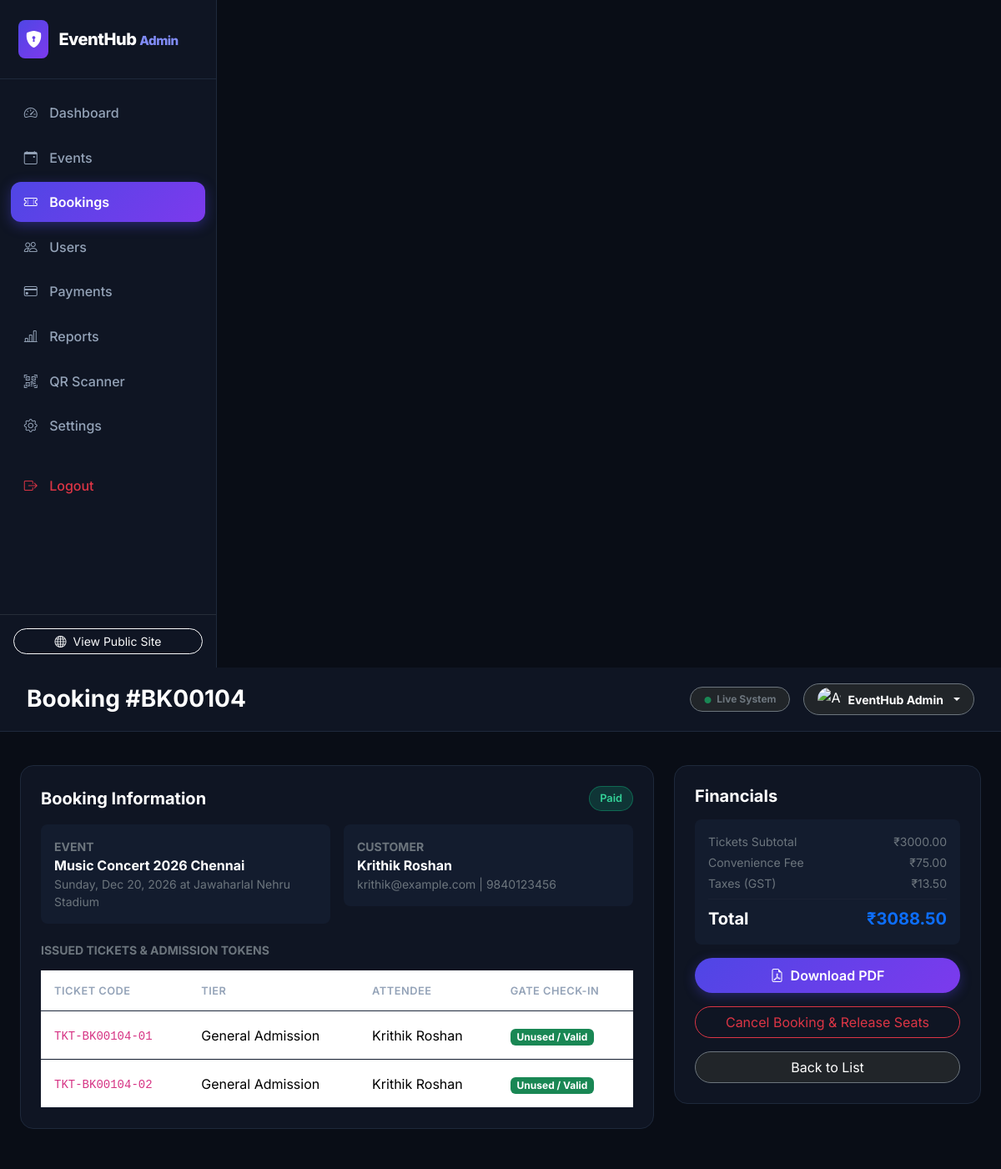
/admin-dashboard/bookings/BK00104/ (signed in), run on the app's committed database.
### bookings/models.py (models this page shows, shortened)
class Booking(models.Model):
    STATUS_CHOICES = (
        ('pending', 'Pending'),
        ('confirmed', 'Paid'),
        ('cancelled', 'Cancelled'),
        ('expired', 'Expired'),
        ('refunded', 'Refunded'),
    )
    booking_id = models.CharField(max_length=30, unique=True, default=generate_booking_code)
    user = models.ForeignKey(settings.AUTH_USER_MODEL, on_delete=models.CASCADE, related_name='bookings')
    event = models.ForeignKey(Event, on_delete=models.PROTECT, related_name='bookings')
    subtotal = models.DecimalField(max_digits=10, decimal_places=2, default=0)
    convenience_fee = models.DecimalField(max_digits=10, decimal_places=2, default=0)
    tax_amount = models.DecimalField(max_digits=10, decimal_places=2, default=0)
    total_amount = models.DecimalField(max_digits=10, decimal_places=2)
    total_tickets = models.PositiveIntegerField(default=1)
    status = models.CharField(max_length=20, choices=STATUS_CHOICES, default='pending')
    cancellation_reason = models.TextField(blank=True)
    held_until = models.DateTimeField(null=True, blank=True)
    created_at = models.DateTimeField(auto_now_add=True)
    updated_at = models.DateTimeField(auto_now=True)
    class Meta:
        ordering = ['-created_at']

class Ticket(models.Model):
    ticket_code = models.CharField(max_length=50, unique=True)
    booking = models.ForeignKey(Booking, on_delete=models.CASCADE, related_name='tickets')
    ticket_type = models.ForeignKey(TicketType, on_delete=models.PROTECT)
    attendee_name = models.CharField(max_length=150)
    qr_token = models.CharField(max_length=120, unique=True, default=uuid.uuid4)
    pdf_file = models.FileField(upload_to='tickets/pdfs/', blank=True, null=True)
    is_used = models.BooleanField(default=False)
    used_at = models.DateTimeField(null=True, blank=True)
    validated_by = models.ForeignKey(
        settings.AUTH_USER_MODEL,
        null=True,
        blank=True,
        on_delete=models.SET_NULL,
        related_name='validated_tickets'
    )
    created_at = models.DateTimeField(auto_now_add=True)
    class Meta:
        ordering = ['ticket_code']

### accounts/models.py (models this page shows, shortened)
class User(AbstractUser):
    ROLE_CHOICES = (
        ('customer', 'Customer'),
        ('admin', 'Administrator'),
        ('event_manager', 'Event Manager'),
        ('gate_staff', 'Gate Staff'),
    )
    email = models.EmailField(unique=True, verbose_name="Email Address")
    full_name = models.CharField(max_length=150, verbose_name="Full Name")
    mobile = models.CharField(max_length=20, blank=True, verbose_name="Mobile Number")
    role = models.CharField(max_length=20, choices=ROLE_CHOICES, default='customer')
    profile_image = models.ImageField(upload_to='profiles/', blank=True, null=True)
    failed_login_attempts = models.PositiveIntegerField(default=0)
    locked_until = models.DateTimeField(null=True, blank=True)
    created_at = models.DateTimeField(auto_now_add=True)
    updated_at = models.DateTimeField(auto_now=True)
    USERNAME_FIELD = 'email'
    REQUIRED_FIELDS = ['username', 'full_name']
    class Meta:
        ordering = ['-date_joined']
    @property
    def has_admin_access(self):
        return self.role in ['admin', 'event_manager', 'gate_staff'] or self.is_staff or self.is_superuser

### events/models.py (models this page shows, shortened)
class Event(models.Model):
    STATUS_CHOICES = (
        ('draft', 'Draft'),
        ('published', 'Published'),
        ('cancelled', 'Cancelled'),
        ('completed', 'Completed'),
    )
    title = models.CharField(max_length=200)
    slug = models.SlugField(max_length=220, unique=True, blank=True)
    description = models.TextField()
    category = models.ForeignKey(Category, on_delete=models.PROTECT, related_name='events')
    banner_image = models.ImageField(upload_to='events/banners/', blank=True, null=True)
    banner_url = models.URLField(max_length=500, blank=True, help_text="Fallback image URL if banner is not uploaded")
    venue = models.CharField(max_length=255)
    city = models.CharField(max_length=100)
    event_date = models.DateField()
    start_time = models.TimeField()
    end_time = models.TimeField(blank=True, null=True)
    organizer = models.CharField(max_length=150)
    status = models.CharField(max_length=20, choices=STATUS_CHOICES, default='published')
    featured = models.BooleanField(default=False)
    created_by = models.ForeignKey(settings.AUTH_USER_MODEL, on_delete=models.CASCADE, related_name='created_events')
    created_at = models.DateTimeField(auto_now_add=True)
    updated_at = models.DateTimeField(auto_now=True)
    class Meta:
        ordering = ['event_date', 'start_time']

class TicketType(models.Model):
    event = models.ForeignKey(Event, on_delete=models.CASCADE, related_name='ticket_types')
    name = models.CharField(max_length=100) # e.g. General, VIP, Early Bird
    description = models.CharField(max_length=255, blank=True)
    price = models.DecimalField(max_digits=10, decimal_places=2)
    total_quantity = models.PositiveIntegerField()
    sold_quantity = models.PositiveIntegerField(default=0)
    class Meta:
        unique_together = ('event', 'name')
        ordering = ['price']

### dashboard/views.py (the view)
# urls.py: path('bookings/<str:booking_id>/', views.booking_detail_admin_view, name='booking_detail'),
@admin_required
def booking_detail_admin_view(request, booking_id):
    booking = get_object_or_404(
        Booking.objects.select_related('event', 'user').prefetch_related('items__ticket_type', 'tickets', 'payments'),
        booking_id=booking_id
    )
    return render(request, 'dashboard/booking_detail.html', {
        'booking': booking,
        'active_menu': 'bookings'
    })

### templates/dashboard/booking_detail.html (shortened to what this page needs)
{% extends 'dashboard/admin_base.html' %}
{% block header_title %}Booking #{{ booking.booking_id }}{% endblock %}
{% block content %}
<div class="row g-4">
  <div class="col-lg-8">
    <div class="admin-card mb-4">
      <div class="d-flex justify-content-between align-items-center mb-3">
        <h5 class="fw-bold text-white mb-0">Booking Information</h5>
        {% if booking.status == 'confirmed' %}
          <span class="badge-paid">Paid</span>
        {% elif booking.status == 'pending' %}
          <span class="badge-pending">Pending</span>
        {% elif booking.status == 'cancelled' %}
          <span class="badge-cancelled">Cancelled</span>
        {% endif %}
      </div>
      <div class="row g-3">
        <div class="col-md-6">
          <div class="p-3 rounded-3" style="background: #131c2e;">
            <div class="text-secondary small fw-bold">EVENT</div>
            <div class="text-white fw-bold">{{ booking.event.title }}</div>
            <div class="text-secondary small">{{ booking.event.event_date|date:"l, M d, Y" }} at {{ booking.event.venue }}</div>
          </div>
        </div>
        <div class="col-md-6">
          <div class="p-3 rounded-3" style="background: #131c2e;">
            <div class="text-secondary small fw-bold">CUSTOMER</div>
            <div class="text-white fw-bold">{{ booking.user.full_name|default:booking.user.username }}</div>
            <div class="text-secondary small">{{ booking.user.email }} | {{ booking.user.mobile|default:"No phone" }}</div>
          </div>
        </div>
      </div>
      <h6 class="text-secondary fw-bold text-uppercase small mt-4 mb-3">Issued Tickets & Admission Tokens</h6>
      <div class="table-responsive">
        <table class="table table-dark-custom">
          <thead>
            <tr>
              <th>Ticket Code</th>
              <th>Tier</th>
              <th>Attendee</th>
              <th>Gate Check-in</th>
            </tr>
          </thead>
          <tbody>
            {% for t in booking.tickets.all %}
              <tr>
                <td><code>{{ t.ticket_code }}</code></td>
                <td>{{ t.ticket_type.name }}</td>
                <td>{{ t.attendee_name }}</td>
                <td>
                  {% if t.is_used %}
                    <span class="badge bg-secondary">Checked In on {{ t.used_at|date:"M d, g:i A" }}</span>
                  {% else %}
                    <span class="badge bg-success">Unused / Valid</span>
                  {% endif %}
                </td>
              </tr>
            {% empty %}
              <tr>
                <td colspan="4" class="text-secondary">No tickets issued yet.</td>
              </tr>
            {% endfor %}
          </tbody>
        </table>
      </div>
    </div>
  </div>
  <div class="col-lg-4">
    <div class="admin-card mb-4">
      <h5 class="fw-bold text-white mb-3">Financials</h5>
      <div class="p-3 rounded-3 mb-3" style="background: #131c2e;">
        <div class="d-flex justify-content-between text-secondary small mb-1">
          <span>Tickets Subtotal</span>
          <span>₹{{ booking.subtotal }}</span>
        </div>
        <div class="d-flex justify-content-between text-secondary small mb-1">
          <span>Convenience Fee</span>
          <span>₹{{ booking.convenience_fee }}</span>
        </div>
        <div class="d-flex justify-content-between text-secondary small mb-1">
          <span>Taxes (GST)</span>
          <span>₹{{ booking.tax_amount }}</span>
        </div>
        <hr class="border-secondary border-opacity-25 my-2">
        <div class="d-flex justify-content-between fw-bold text-white fs-5">
          <span>Total</span>
          <span class="text-primary">₹{{ booking.total_amount }}</span>
        </div>
      </div>
      <div class="d-grid gap-2">
        {% if booking.status == 'confirmed' %}
          <a href="{% url 'bookings:download_ticket_pdf' booking_id=booking.booking_id %}" class="btn btn-pill-primary">
            <i class="bi bi-file-earmark-pdf me-1"></i> Download PDF
          </a>
          <form action="{% url 'dashboard:booking_cancel' booking_id=booking.booking_id %}" method="POST" onsubmit="return confirm('Cancel this booking and release inventory back to the event?');">
            <button type="submit" class="btn btn-outline-danger w-100 rounded-pill mt-2">
              Cancel Booking & Release Seats
            </button>
          </form>
        {% endif %}
        <a href="{% url 'dashboard:bookings_list' %}" class="btn btn-dark border-secondary rounded-pill mt-2">
          Back to List
        </a>
      </div>
    </div>
  </div>
</div>
{% endblock %}

### templates/dashboard/admin_base.html (shortened to what this page needs)
<!DOCTYPE html>
<html lang="en">
<head>
  <link href="https://cdn.jsdelivr.net/npm/bootstrap@5.3.3/dist/css/bootstrap.min.css" rel="stylesheet">
  <link rel="stylesheet" href="https://cdn.jsdelivr.net/npm/bootstrap-icons@1.11.3/font/bootstrap-icons.min.css">
  <link rel="stylesheet" href="/static/css/style.css">
</head>
<body class="admin-layout">
  <aside class="admin-sidebar">
    <div class="admin-sidebar-header">
      <div class="rounded-3 p-2 d-flex align-items-center justify-content-center" style="background: var(--gradient-primary); color: white;">
        <i class="bi bi-shield-lock-fill fs-5"></i>
      </div>
      <div>
        <div class="admin-logo-text">EventHub <span style="color: #818cf8; font-size: 0.95rem;">Admin</span></div>
      </div>
    </div>
    <ul class="admin-menu">
      <li class="admin-menu-item">
        <a href="{% url 'dashboard:home' %}" class="admin-menu-link {% if active_menu == 'dashboard' %}active{% endif %}">
          <i class="bi bi-speedometer2"></i>
          <span>Dashboard</span>
        </a>
      </li>
      <li class="admin-menu-item">
        <a href="{% url 'dashboard:events_list' %}" class="admin-menu-link {% if active_menu == 'events' %}active{% endif %}">
          <i class="bi bi-calendar-event"></i>
          <span>Events</span>
        </a>
      </li>
      <li class="admin-menu-item">
        <a href="{% url 'dashboard:bookings_list' %}" class="admin-menu-link {% if active_menu == 'bookings' %}active{% endif %}">
          <i class="bi bi-ticket-perforated"></i>
          <span>Bookings</span>
        </a>
      </li>
      <li class="admin-menu-item">
        <a href="{% url 'dashboard:users_list' %}" class="admin-menu-link {% if active_menu == 'users' %}active{% endif %}">
          <i class="bi bi-people"></i>
          <span>Users</span>
        </a>
      </li>
      <li class="admin-menu-item">
        <a href="{% url 'dashboard:payments_list' %}" class="admin-menu-link {% if active_menu == 'payments' %}active{% endif %}">
          <i class="bi bi-credit-card"></i>
          <span>Payments</span>
        </a>
      </li>
      <li class="admin-menu-item">
        <a href="{% url 'dashboard:reports' %}" class="admin-menu-link {% if active_menu == 'reports' %}active{% endif %}">
          <i class="bi bi-bar-chart-line"></i>
          <span>Reports</span>
        </a>
      </li>
      <li class="admin-menu-item">
        <a href="{% url 'dashboard:qr_scanner' %}" class="admin-menu-link {% if active_menu == 'scanner' %}active{% endif %}">
          <i class="bi bi-qr-code-scan"></i>
          <span>QR Scanner</span>
        </a>
      </li>
      <li class="admin-menu-item">
        <a href="{% url 'dashboard:settings' %}" class="admin-menu-link {% if active_menu == 'settings' %}active{% endif %}">
          <i class="bi bi-gear"></i>
          <span>Settings</span>
        </a>
      </li>
      <li class="admin-menu-item mt-4">
        <a href="{% url 'accounts:logout' %}" class="admin-menu-link text-danger">
          <i class="bi bi-box-arrow-right"></i>
          <span>Logout</span>
        </a>
      </li>
    </ul>
    <div class="p-3 border-top border-secondary border-opacity-25 mt-auto">
      <a href="{% url 'events:home' %}" class="btn btn-outline-light w-100 rounded-pill btn-sm d-flex align-items-center justify-content-center gap-2">
        <i class="bi bi-globe"></i> View Public Site
      </a>
    </div>
  </aside>
  <div class="admin-main">
    <header class="admin-topbar">
      <div class="d-flex align-items-center gap-3">
        <h3 class="fw-bold mb-0 text-white">{% block header_title %}Dashboard{% endblock %}</h3>
      </div>
      <div class="d-flex align-items-center gap-3">
        <div class="badge rounded-pill bg-dark border border-secondary text-secondary px-3 py-2">
          <i class="bi bi-circle-fill text-success me-1" style="font-size: 0.5rem;"></i> Live System
        </div>
        <div class="dropdown">
          <button class="btn btn-dark border border-secondary rounded-pill px-3 py-1 dropdown-toggle d-flex align-items-center gap-2" type="button" data-bs-toggle="dropdown">
            <img src="https://images.unsplash.com/photo-1534528741775-53994a69daeb?auto=format&fit=crop&w=80&q=80" alt="Avatar" class="rounded-circle" style="width: 28px; height: 28px; object-fit: cover;">
            <span class="text-white small fw-bold">{{ user.full_name|default:"Admin" }}</span>
          </button>
        </div>
      </div>
    </header>
    <div class="px-4 pt-3">
    </div>
    <main class="p-4 flex-grow-1">
      {% block content %}{% endblock %}
    </main>
  </div>
</body>
</html>

### data on the page
Booking: booking_id "BK00104", event "Music Concert 2026 Chennai", event.event_date "Sunday, Dec 20, 2026", event.venue "Jawaharlal Nehru Stadium", user.full_name "Krithik Roshan", user.email "krithik@example.com", user.mobile "9840123456", subtotal "3000.00", convenience_fee "75.00", tax_amount "13.50", total_amount "3088.50"
User: full_name "EventHub Admin"
Ticket: ticket_code "TKT-BK00104-01", ticket_type.name "General Admission", attendee_name "Krithik Roshan", is_used "Unused / Valid"
Ticket: ticket_code "TKT-BK00104-02", ticket_type.name "General Admission", attendee_name "Krithik Roshan", is_used "Unused / Valid"
